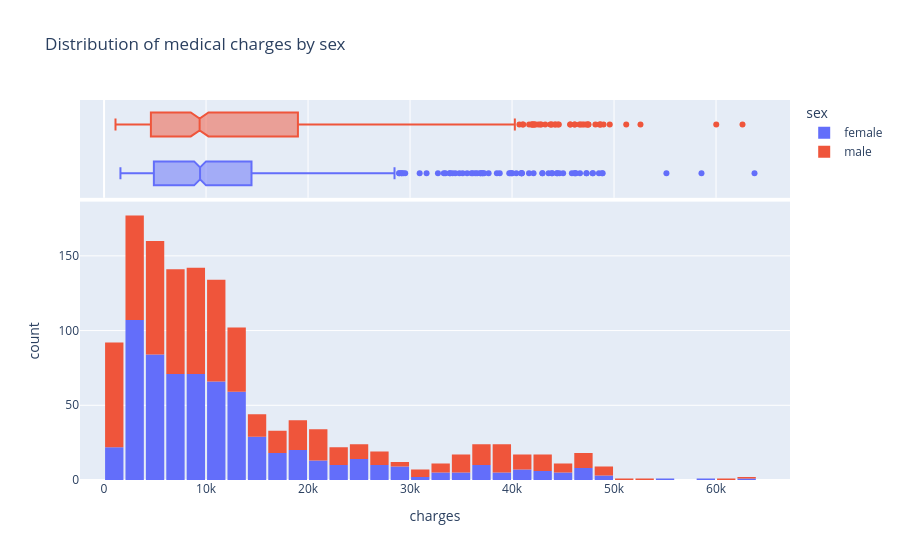

Notebook code for this chart:
### Code cell
# Distribution of medical charges with sex
fig = px.histogram(medical_df, x='charges', marginal='box', color='sex', title='Distribution of medical charges by sex')
fig.update_layout(bargap=0.1)
fig.show()

### Figure 1 — Plotly figure (JSON) as saved in the notebook; plotly's stock layout.template omitted (floating-point values rounded to 4 significant figures; data arrays with more than 128 entries replaced by an {"elided": "..."} marker saying what was removed)
{"data": [{"bingroup": "x", "hovertemplate": "sex=female<br>charges=%{x}<br>count=%{y}<extra></extra>", "legendgroup": "female", "marker": {"color": "#636efa", "pattern": {"shape": ""}}, "name": "female", "orientation": "v", "showlegend": true, "type": "histogram", "x": {"elided": "662 float values"}, "xaxis": "x", "yaxis": "y"}, {"hovertemplate": "sex=female<br>charges=%{x}<extra></extra>", "legendgroup": "female", "marker": {"color": "#636efa"}, "name": "female", "notched": true, "showlegend": false, "type": "box", "x": {"elided": "662 float values"}, "xaxis": "x2", "yaxis": "y2"}, {"bingroup": "x", "hovertemplate": "sex=male<br>charges=%{x}<br>count=%{y}<extra></extra>", "legendgroup": "male", "marker": {"color": "#EF553B", "pattern": {"shape": ""}}, "name": "male", "orientation": "v", "showlegend": true, "type": "histogram", "x": {"elided": "676 float values"}, "xaxis": "x", "yaxis": "y"}, {"hovertemplate": "sex=male<br>charges=%{x}<extra></extra>", "legendgroup": "male", "marker": {"color": "#EF553B"}, "name": "male", "notched": true, "showlegend": false, "type": "box", "x": {"elided": "676 float values"}, "xaxis": "x2", "yaxis": "y2"}], "layout": {"bargap": 0.1, "barmode": "relative", "legend": {"title": {"text": "sex"}, "tracegroupgap": 0}, "title": {"text": "Distribution of medical charges by sex"}, "xaxis": {"anchor": "y", "domain": [0, 1], "title": {"text": "charges"}}, "xaxis2": {"anchor": "y2", "domain": [0, 1], "matches": "x", "showgrid": true, "showticklabels": false}, "yaxis": {"anchor": "x", "domain": [0, 0.7326], "title": {"text": "count"}}, "yaxis2": {"anchor": "x2", "domain": [0.7426, 1], "matches": "y2", "showgrid": false, "showline": false, "showticklabels": false, "ticks": ""}}}
